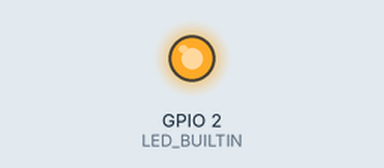
This sketch was run on a simulated ESP32. On the bench: output pins drawn as LEDs (lit = HIGH). WiFi joins after 1.5 s; servers stay silent unless stated; what the sketch prints to the serial monitor is not drawn.

Above: at 2.7 s.
At 5.7 s:
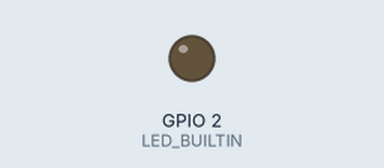
Timing chart, 0 to 7.2 s (numbered marks = the images above):
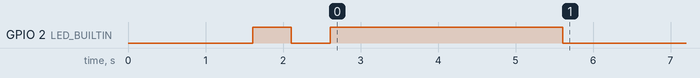

The sketch:

esp32_wifi_definitivo.ino
```cpp
#include <WiFi.h>

// ============================================================
// CÓDIGO DEFINITIVO DE CONEXÃO WI-FI PARA ESP32 DevKit V1 (ARDUINO IDE)
// ============================================================

const char* ssid        = "AP104-2.4G";
const char* password    = "papagaio";
const int   LED_BUILTIN = 2; // LED Azul Nativo do ESP32 DevKit V1

void setup() {
  Serial.begin(115200);
  delay(1000);

  // Configuração do LED Nativo (GPIO 2)
  pinMode(LED_BUILTIN, OUTPUT);
  digitalWrite(LED_BUILTIN, LOW); // Inicia DESLIGADO

  Serial.println("\n=============================================");
  Serial.println("  ESP32 DevKit V1 - Conexão Wi-Fi Definitiva");
  Serial.println("=============================================");

  WiFi.mode(WIFI_STA);
  delay(100);

  Serial.print("Conectando a ");
  Serial.println(ssid);

  WiFi.begin(ssid, password);

  int tentativas = 0;
  while (WiFi.status() != WL_CONNECTED && tentativas < 30) {
    delay(500);
    Serial.print(".");
    // Pisca curto o LED azul enquanto tenta conectar ao Wi-Fi
    digitalWrite(LED_BUILTIN, !digitalRead(LED_BUILTIN));
    tentativas++;
  }

  Serial.println();
  if (WiFi.status() == WL_CONNECTED) {
    // Liga o LED Azul fixo por 3 segundos para confirmar que conectou ao Wi-Fi!
    digitalWrite(LED_BUILTIN, HIGH);
    Serial.println("🎉 CONECTADO COM SUCESSO!");
    Serial.print("   Endereço IP: ");
    Serial.println(WiFi.localIP());
    delay(3000);
    digitalWrite(LED_BUILTIN, LOW); // Desliga após confirmar
  } else {
    digitalWrite(LED_BUILTIN, LOW);
    Serial.println("❌ Falha na conexão. Status: ");
    Serial.println(WiFi.status());
  }
}

void loop() {
  if (WiFi.status() == WL_CONNECTED) {
    Serial.println("🌐 Wi-Fi OK! ESP32 Online.");
    delay(5000);
  } else {
    Serial.println("⚠️ Conexão perdida! Reconectando...");
    WiFi.begin(ssid, password);
    delay(5000);
  }
}
```
